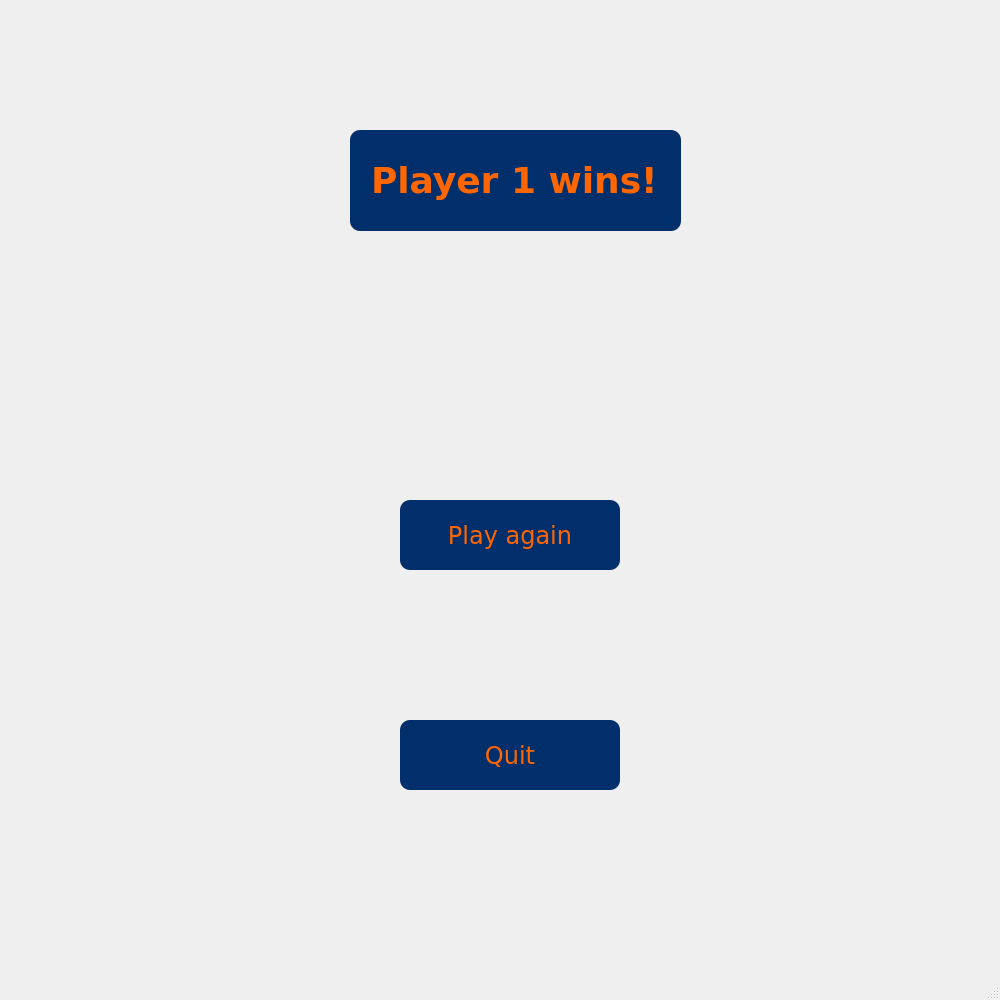
<?xml version="1.0" encoding="UTF-8"?>
<ui version="4.0">
 <class>Win_Screen</class>
 <widget class="QMainWindow" name="Win_Screen">
  <property name="geometry">
   <rect>
    <x>0</x>
    <y>0</y>
    <width>1000</width>
    <height>1000</height>
   </rect>
  </property>
  <property name="windowTitle">
   <string>MainWindow</string>
  </property>
  <widget class="QWidget" name="centralwidget">
   <widget class="QPushButton" name="PlayAgainButton">
    <property name="geometry">
     <rect>
      <x>400</x>
      <y>500</y>
      <width>220</width>
      <height>70</height>
     </rect>
    </property>
    <property name="styleSheet">
     <string notr="true">QPushButton {
        background-color: lightgray;
        font-family: Verdana;
        font-size: 24px;
        border-radius: 20px;
        min-width: 200px; /* Set the minimum width */
        min-height: 50px; /* Set the minimum height */
		position: absolute;
   		 left: 100px;
   		 top: 200px;
		color: #ff6600; /* Orange color */
   	 	background-color: #002f6c; /* Dark blue background color */
   	 	border-radius: 10px;
    	padding: 10px;
    }

    QPushButton:hover {
        background-color: rgb(203, 255, 255);
}</string>
    </property>
    <property name="text">
     <string>Play again</string>
    </property>
   </widget>
   <widget class="QPushButton" name="QuitButton">
    <property name="geometry">
     <rect>
      <x>400</x>
      <y>720</y>
      <width>220</width>
      <height>70</height>
     </rect>
    </property>
    <property name="styleSheet">
     <string notr="true">QPushButton {
        background-color: lightgray;
        font-family: Verdana;
        font-size: 24px;
        border-radius: 20px;
        min-width: 200px; /* Set the minimum width */
        min-height: 50px; /* Set the minimum height */
		position: absolute;
   		 left: 100px;
   		 top: 200px;
		color: #ff6600; /* Orange color */
   	 	background-color: #002f6c; /* Dark blue background color */
   	 	border-radius: 10px;
    	padding: 10px;
    }

    QPushButton:hover {
        background-color: rgb(203, 255, 255);
}</string>
    </property>
    <property name="text">
     <string>Quit</string>
    </property>
   </widget>
   <widget class="QLabel" name="label">
    <property name="geometry">
     <rect>
      <x>350</x>
      <y>130</y>
      <width>331</width>
      <height>101</height>
     </rect>
    </property>
    <property name="styleSheet">
     <string notr="true">QLabel {
        font-family: Verdana;
        font-size: 24px;

   		font-size: 36px;
    	font-weight: bold;
    	color: #ff6600; /* Orange color */
   	 	background-color: #002f6c; /* Dark blue background color */
   	 	border-radius: 10px;
    	padding: 10px;
}


</string>
    </property>
    <property name="text">
     <string>Player 1 wins!</string>
    </property>
   </widget>
  </widget>
  <widget class="QStatusBar" name="statusbar"/>
 </widget>
 <resources/>
 <connections/>
</ui>
